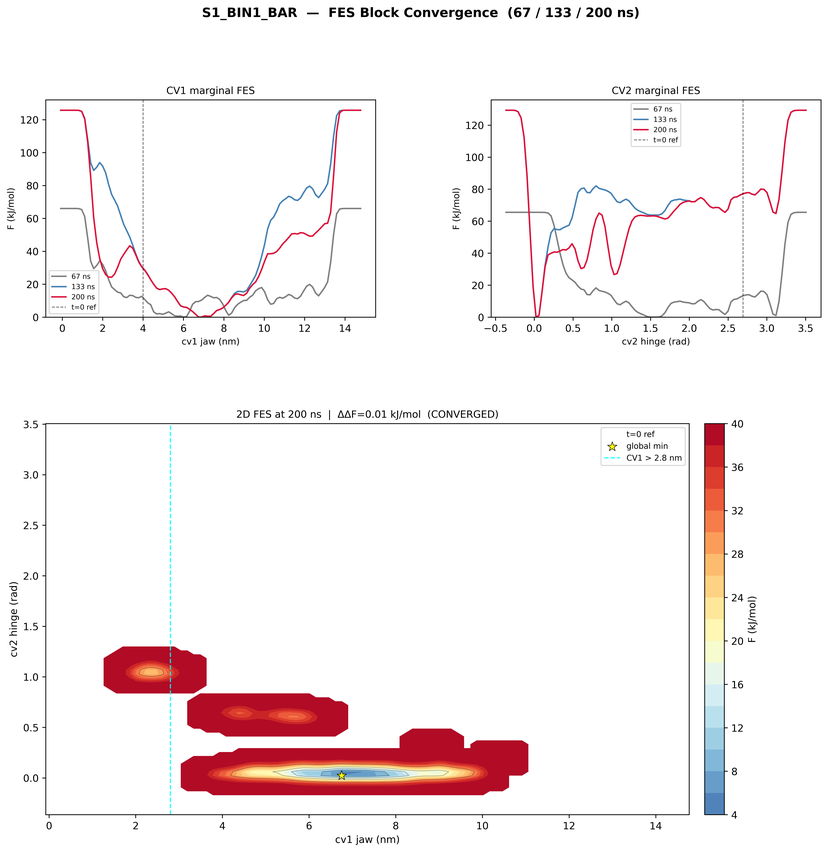
#> input picture 03_pocket_analysis/metadynamics/fes_convergence_S1_BIN1_BAR.png, 828 x 852 px, shrunk from 6953 x 7159 before the run
$ python 09_convert_to_tiff_600dpi.py
#> lines starting #> are read from the running program, lines starting #| are printed output that depends on the picture
"""
Convert all PNG publication figures to 600-DPI TIFF.

Reads every .png in 06_figures/publication/ and writes a companion .tif
with 600-DPI metadata. Also assembles Figure_S2_fes from the two per-system
FES convergence plots (S1 BIN1 BAR and S3 PICALM ANTH) generated by
01_analyze_fes_convergence.py.

Note: run 01_analyze_fes_convergence.py before this script to ensure the
FES source plots are at 600 DPI.

Output naming:
  06_figures/publication/<stem>.tif   (overwrites existing TIFs)

Usage:
  python3 09_scripts/10_figures/09_convert_to_tiff_600dpi.py
  python3 09_scripts/10_figures/09_convert_to_tiff_600dpi.py --project-root /path/to/CRYPTAD
"""

import argparse
from pathlib import Path
from PIL import Image

TARGET_DPI = 600

# Figure_06 is now generated by 10_ibufenac_drift_figure.py and already
# written directly to publication/ — no manual copy needed here.
MANUAL_FIGURES: dict = {}

_script       = Path(__file__).resolve()
_default_root = _script.parents[2]


def convert(src: Path, dst: Path) -> None:
    img = Image.open(src).convert("RGB")
    img.save(dst, dpi=(TARGET_DPI, TARGET_DPI), compression="tiff_lzw")
    print(f"  {src.name:45s} → {dst.name}  ({img.width}×{img.height} px @ {TARGET_DPI} dpi)")


def assemble_fes(root: Path, pub_dir: Path) -> None:
    """Tile BIN1 BAR and PICALM ANTH FES convergence plots side-by-side → Figure_S2."""
    meta_dir = root / "03_pocket_analysis" / "metadynamics"
    s1  = meta_dir / "fes_convergence_S1_BIN1_BAR.png"
    s3  = meta_dir / "fes_convergence_S3_PICALM_ANTH.png"

    if not s1.exists() or not s3.exists():
        print(f"  [SKIP] FES source plots missing — run 01_analyze_fes_convergence.py first")
        return

    img1 = Image.open(s1).convert("RGB")
    img3 = Image.open(s3).convert("RGB")
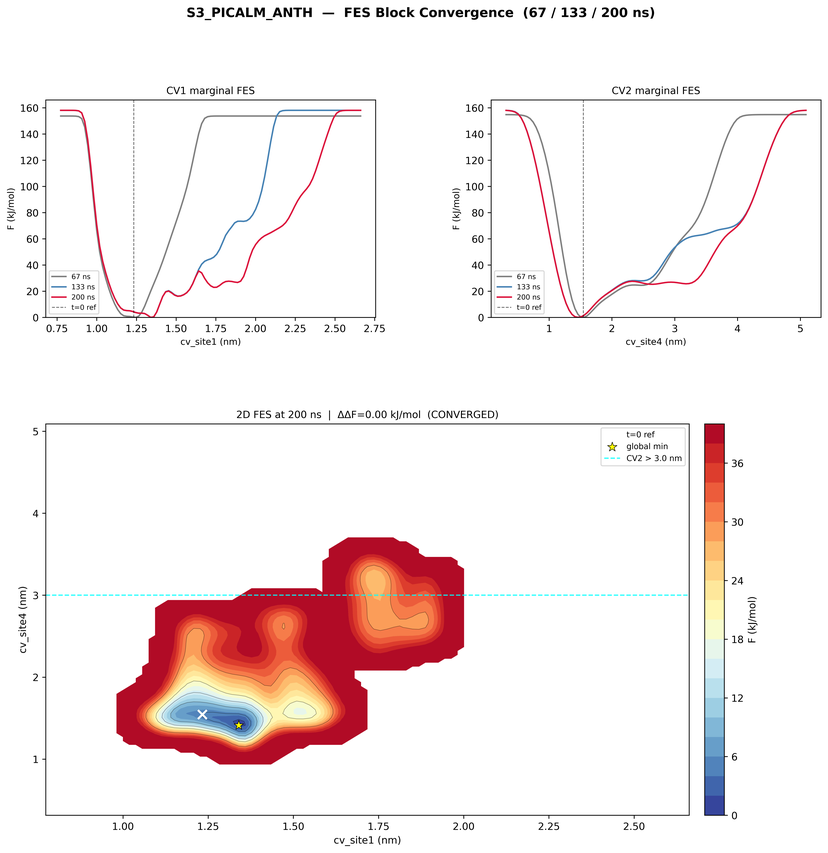
#> input picture 03_pocket_analysis/metadynamics/fes_convergence_S3_PICALM_ANTH.png, 828 x 853 px, shrunk from 6953 x 7162 before the run

    # Normalise heights to the taller of the two
    h = max(img1.height, img3.height)
#> h = 853
    if img1.height != h:
        img1 = img1.resize((int(img1.width * h / img1.height), h), Image.LANCZOS)
#> img1: PIL image 828x853 RGB
    if img3.height != h:
        img3 = img3.resize((int(img3.width * h / img3.height), h), Image.LANCZOS)

    GAP = 20
    canvas = Image.new("RGB", (img1.width + GAP + img3.width, h), (255, 255, 255))
#> canvas: PIL image 1676x853 RGB; every value is 255
    canvas.paste(img1, (0, 0))
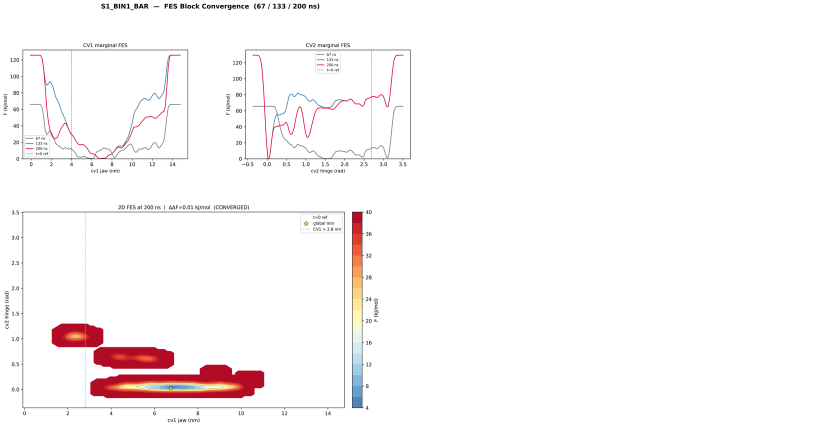
#> canvas: PIL image 1676x853 RGB (shown at 1/2 size); mean R, G, B 251.1, 247.9, 248.1
    canvas.paste(img3, (img1.width + GAP, 0))
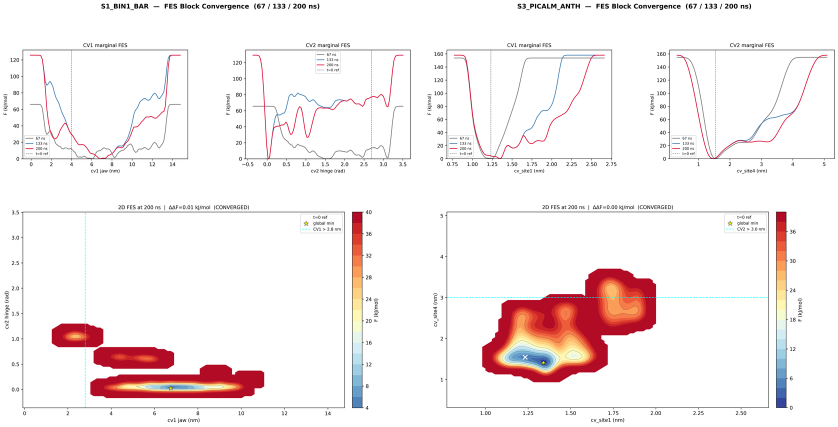
#> canvas: PIL image 1676x853 RGB (shown at 1/2 size); mean R, G, B 246.6, 238.7, 238.8

    out_png = pub_dir / "Figure_S2_fes.png"
    out_tif = pub_dir / "Figure_S2_fes.tif"
    canvas.save(out_png, dpi=(TARGET_DPI, TARGET_DPI))
    canvas.save(out_tif, dpi=(TARGET_DPI, TARGET_DPI), compression="tiff_lzw")
    print(f"  {'FES assembly':45s} → Figure_S2_fes.{{png,tif}}  "
          f"({canvas.width}×{canvas.height} px @ {TARGET_DPI} dpi)")
#|   FES assembly                                  → Figure_S2_fes.{png,tif}  (1676×853 px @ 600 dpi)


def main() -> None:
    parser = argparse.ArgumentParser(description="Convert publication PNGs to 600-DPI TIFF")
    parser.add_argument("--project-root", default=str(_default_root))
    args = parser.parse_args()

    root    = Path(args.project_root).resolve()
    pub_dir = root / "06_figures" / "publication"

    print(f"Source:  {pub_dir.relative_to(root)}")
    print(f"Target:  {pub_dir.relative_to(root)}  (same folder, .tif suffix)\n")

    converted = 0

    # Convert all PNGs already in publication/ (skip Figure_S2 — assembled separately)
    for src in sorted(pub_dir.glob("Figure_*.png")):
        if "Figure_S2_fes" in src.name:
            continue
        dst = src.with_suffix(".tif")
        convert(src, dst)
        converted += 1

    # Assemble Figure_S2 from per-system FES convergence plots
    print("\nAssembling Figure_S2_fes from FES convergence plots:")
    assemble_fes(root, pub_dir)
    converted += 1

    print(f"\nTotal: {converted} files written")


if __name__ == "__main__":
    main()
